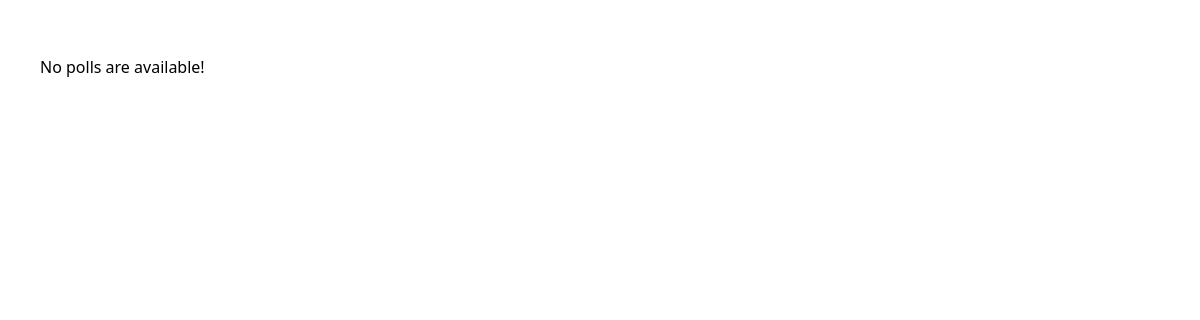
The page /polls/ on the database as committed earlier.
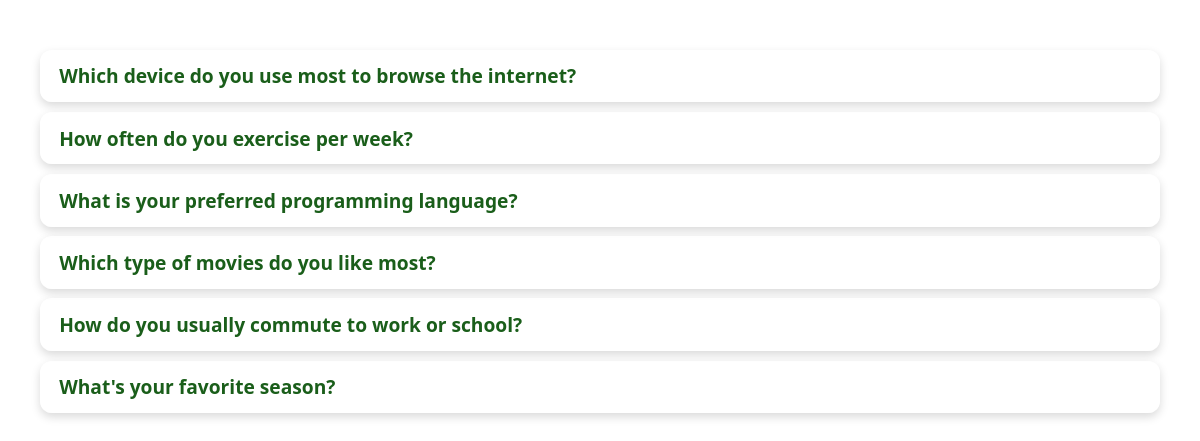
The same page on the database as committed later.
### polls/models.py (models this page shows, shortened)
class Question(models.Model):
    question_text = models.CharField(max_length=200)
    pub_date = models.DateTimeField("date published")

### polls/views.py (the view)
# urls.py: path("", views.IndexView.as_view(), name="index"),
class IndexView(generic.ListView):
    template_name = "polls/index.html"
    context_object_name = "latest_question_list"
    def get_queryset(self):
        return Question.objects.filter(pub_date__lte=timezone.now()).order_by(
            "-pub_date"
        )[:]

### polls/templates/polls/index.html (shortened to what this page needs)
{% load static %}
<!doctype html>
<html lang="en-US">
    <head>
        <link rel="stylesheet" href="{% static 'polls/style.css' %}" />
    </head>
    <body>
        {% if latest_question_list %}
        <ul>
            {% for question in latest_question_list %}
            <li>
                <a href="{% url 'polls:detail' question.id %}"
                    >{{ question.question_text }}</a
                >
            </li>
            {% endfor %}
        </ul>
        {% else %}
        <p>No polls are available!</p>
        {% endif %}
    </body>
</html>

Rows that differ between the two databases and show on the page:
added Question: question_text "Which device do you use most to browse the internet?"
added Question: question_text "How often do you exercise per week?"
added Question: question_text "What is your preferred programming language?"
added Question: question_text "Which type of movies do you like most?"
added Question: question_text "How do you usually commute to work or school?"
added Question: question_text "What's your favorite season?"
Other text that changed with them:
text no longer shown: "No polls are available!"
